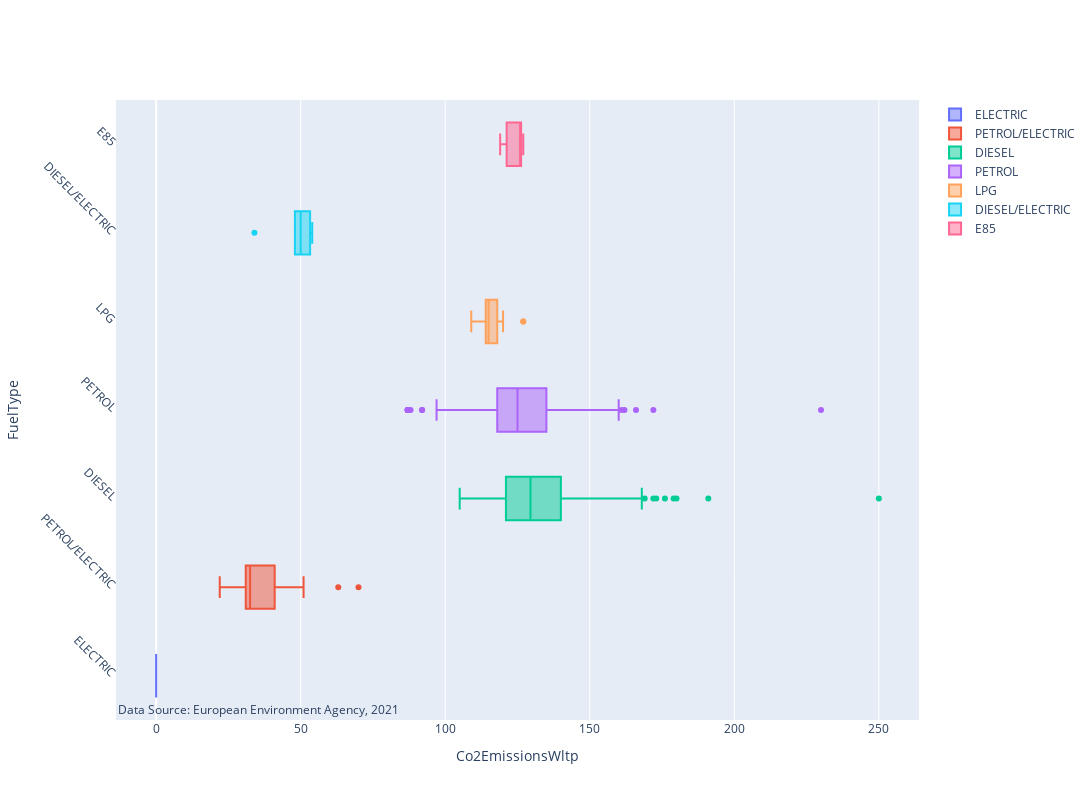

The notebook cell saved with this chart:
### Code cell
co2.viz.plot_fueltype_distribution(df, filename="my_plot", format='html')

### Figure 1 — Plotly figure (JSON) as saved in the notebook; plotly's stock layout.template omitted (floating-point values rounded to 4 significant figures; data arrays with more than 128 entries replaced by an {"elided": "..."} marker saying what was removed)
{"data": [{"boxpoints": "outliers", "name": "ELECTRIC", "type": "box", "x": [0, 0, 0, 0, 0, 0, 0, 0, 0, 0, 0, 0, 0, 0, 0, 0, 0, 0, 0, 0, 0, 0, 0, 0, 0, 0, 0, 0, 0, 0, 0, 0, 0, 0, 0, 0, 0, 0, 0, 0, 0, 0, 0, 0, 0, 0, 0, 0, 0, 0, 0, 0, 0, 0, 0, 0, 0, 0, 0, 0, 0, 0, 0, 0, 0, 0, 0, 0, 0, 0, 0, 0, 0, 0, 0, 0, 0, 0, 0, 0, 0, 0, 0, 0, 0, 0, 0, 0, 0, 0, 0, 0, 0, 0, 0, 0, 0, 0, 0, 0, 0, 0, 0]}, {"boxpoints": "outliers", "name": "PETROL/ELECTRIC", "type": "box", "x": [43, 31, 36, 37, 40, 30, 44, 32, 45, 28, 42, 32, 38, 22, 45, 41, 29, 30, 49, 32, 31, 42, 63, 41, 43, 36, 43, 31, 32, 31, 43, 33, 22, 42, 33, 32, 31, 29, 24, 51, 25, 33, 31, 32, 29, 31, 41, 35, 31, 43, 32, 34, 70, 32, 29, 32, 41, 31, 31, 34, 32, 33, 31, 38, 34, 31]}, {"boxpoints": "outliers", "name": "DIESEL", "type": "box", "x": {"elided": "252 int values"}}, {"boxpoints": "outliers", "name": "PETROL", "type": "box", "x": {"elided": "524 int values"}}, {"boxpoints": "outliers", "name": "LPG", "type": "box", "x": [127, 114, 114, 115, 115, 120, 120, 109, 119, 115, 115, 114, 109, 127, 114, 120, 115, 109, 115, 109, 114, 115, 115]}, {"boxpoints": "outliers", "name": "DIESEL/ELECTRIC", "type": "box", "x": [54, 48, 54, 51, 48, 34, 50]}, {"boxpoints": "outliers", "name": "E85", "type": "box", "x": [122, 126, 126, 119, 127]}], "layout": {"annotations": [{"font": {"size": 12}, "showarrow": false, "text": "Data Source: European Environment Agency, 2021", "x": 0, "xref": "paper", "y": 0, "yref": "paper"}], "autosize": false, "height": 800, "hovermode": "x", "width": 1400, "xaxis": {"title": {"text": "Co2EmissionsWltp"}}, "yaxis": {"tickangle": 45, "title": {"text": "FuelType"}}}}
